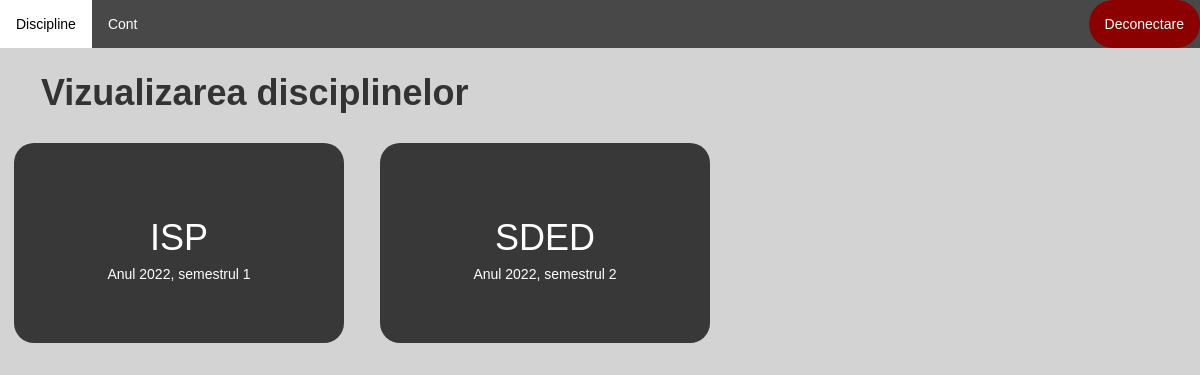
Page / (signed in) on the earlier database version.
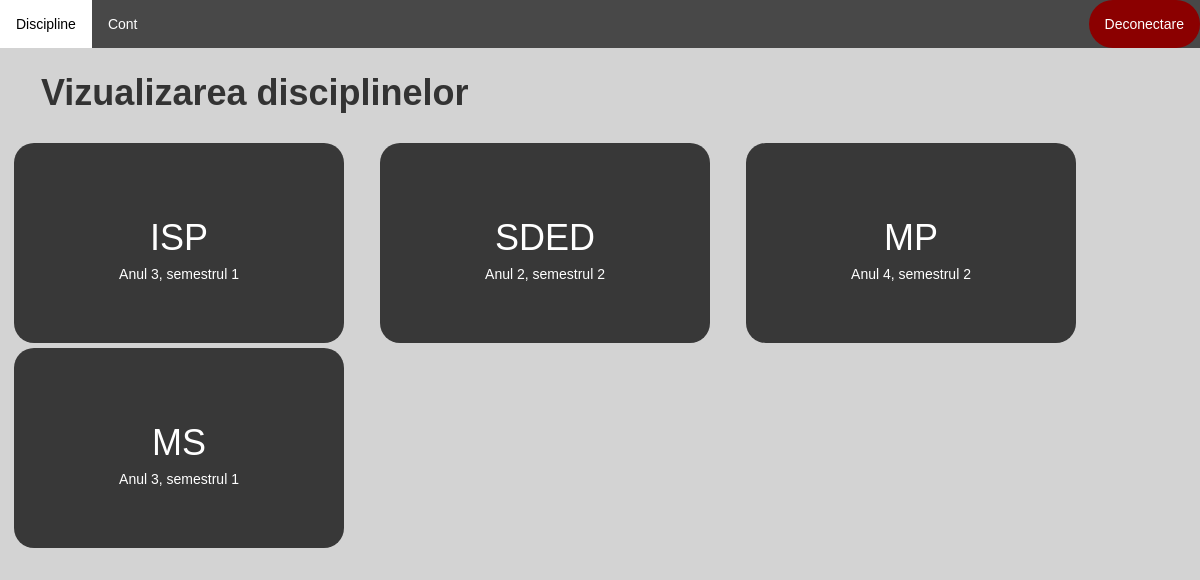
Same page on the later database version.
### application/models.py (models this page shows)
class Disciplina(models.Model):
    id = models.AutoField(primary_key=True)
    nume = models.CharField(max_length=100)
    profesor = models.ForeignKey(User, on_delete=models.CASCADE)
    an_universitar = models.IntegerField(null=True)
    semestru = models.IntegerField(null=True)

### application/views.py (the view)
# urls.py: path('', application_views.dashboard, name='dashboard'),
@login_required(login_url='login')
def dashboard(request):
    context = create_context(request)
    user_projects = Proiect.objects.all().filter(profesor=request.user)
    discipline = Disciplina.objects.all()
    context['projects'] = user_projects
    context['discipline'] = discipline
    return render(request, 'application/dashboard.html', context)

### application/functions.py (called while the page is built)
def get_user_info(request):
    user = request.user
    user_groups = [group.name for group in user.groups.all()]
    if 'admin' in user_groups:
        user_type = 'admin'
    elif 'studenti' in user_groups:
        user_type = 'student'
    else:
        user_type = 'profesor'
    out = {'user': user,
           'user_groups': user_groups,
           'user_type': user_type
           }
    return out

def create_context(request=None, extract_user_info=True):
    if extract_user_info and not request:
        raise ValueError("request must be set if extract_user_info is True")
    out = {}
    if extract_user_info:
        out.update(get_user_info(request))
    return out

### application/templates/application/dashboard.html (shortened to what this page needs)
{% extends 'application/main_layout_application.html' %}
{% load static %}
{% block article %}
    <link rel="stylesheet" href="{% static 'application/dashboard.css' %}">
    {% if 'profesori' in user_groups %}
        <h1><b>Vizualizarea disciplinelor</b></h1>
        <br>
        <div class="row">
            {% for disciplina in discipline %}
                {% if disciplina.profesor == request.user %}
                    <div class="col-sm-6"
                         style="background-color: #383838; width: 330px; height: 200px; border-radius: 20px; margin-right: 6vh; margin-left: -1.5vh; padding-top: 5px; margin-bottom: 5px">
                        <div class="card">
                            <div class="card-body" style="margin-top: 5px">
                                <h1 class="card-title" style="text-align: center; padding-top: 50px"><a href="{% url 'vizualizareDisciplina' disciplina.id %}"
                                                                                                    style="color: white;">{{ disciplina.nume }}</a></h1>
                                    <h5 class="card-title" style="text-align: center; color: white">Anul {{ disciplina.an_universitar }}, semestrul {{ disciplina.semestru }}</h5>
                                <br>
                            </div>
                        </div>
                    </div>
                {% endif %}
            {% endfor %}
        </div>
    {% endif %}
{% endblock %}

Differences in the rows shown:
changed Disciplina "ISP": an_universitar "2022" → "3"
changed Disciplina "SDED": an_universitar "2022" → "2"
added Disciplina: nume "MP", an_universitar "4", semestru "2"
added Disciplina: nume "MS", an_universitar "3", semestru "1"
